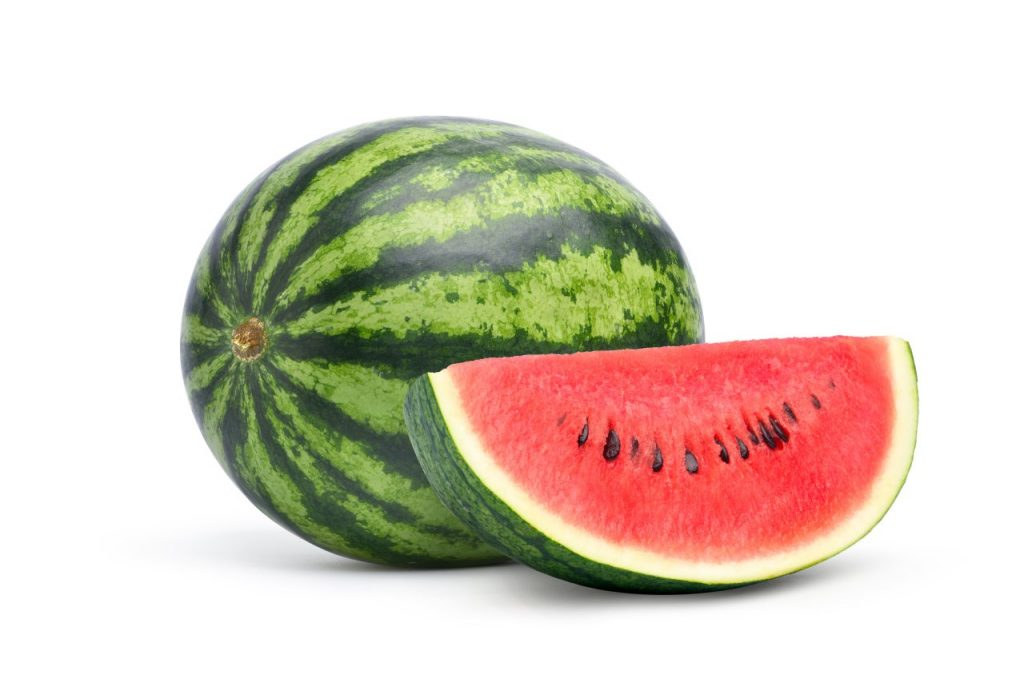
#> input picture IMG/S.jpg, 1024 x 683 px, found by its file name
$ jupyter execute 'UAS_Pengolahan citra.ipynb'
#> lines starting #> are read from the running program, lines starting #| are printed output that depends on the picture
[cell 1]
import numpy as np
import matplotlib.pyplot as plt
import cv2
image = cv2.imread('S.jpg')
#> image is the input picture: shape (683, 1024, 3); mean B, G, R 195.1, 208.2, 219.4
image = cv2.cvtColor(image, cv2.COLOR_BGR2RGB)
plt.figure(figsize=(12, 6))
plt.subplot(1, 2, 1)
plt.imshow(image)
plt.title('Gambar Asli')
plt.axis('off')
pixel_vals = image.reshape((-1, 3))
pixel_vals = np.float32(pixel_vals)
criteria = (cv2.TERM_CRITERIA_EPS + cv2.TERM_CRITERIA_MAX_ITER, 100, 0.85)
k = 3
retval, labels, centers = cv2.kmeans(pixel_vals, k, None, criteria, 10, cv2.KMEANS_RANDOM_CENTERS)
#> retval = 1.14e+09; centers = [[254.3, 254, 252.4], [215, 134.3, 107], [85.23, 107.2, 63.36]]
centers = np.uint8(centers)
#> centers = [[254, 254, 252], [215, 134, 106], [85, 107, 63]]
segmented_data = centers[labels.flatten()]
segmented_image = segmented_data.reshape((image.shape))
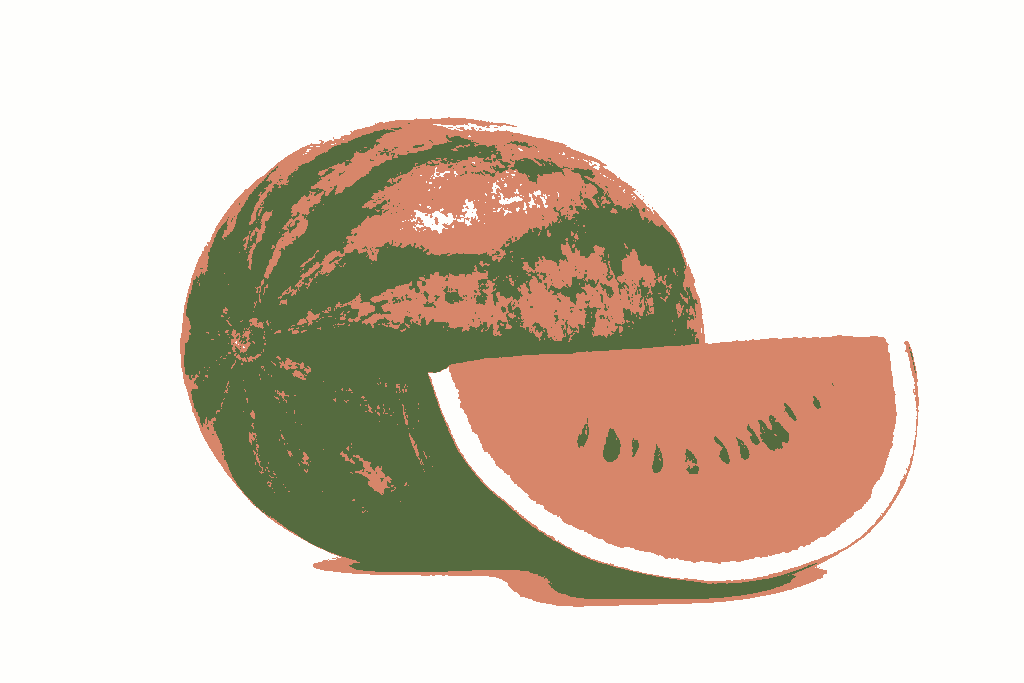
#> segmented_image: shape (683, 1024, 3); mean R, G, B 219.7, 208.6, 195.1
plt.subplot(1, 2, 2)
plt.imshow(segmented_image)
plt.title('Gambar Tersegmentasi (K=3)')
plt.axis('off')
plt.tight_layout()
plt.show()
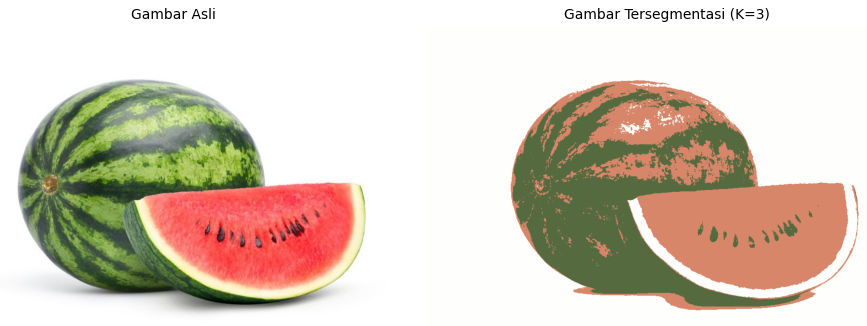
#> figure drawn by matplotlib, 2 panels

$ run again, with IMG/Hasil S.JPG copied over IMG/S.jpg
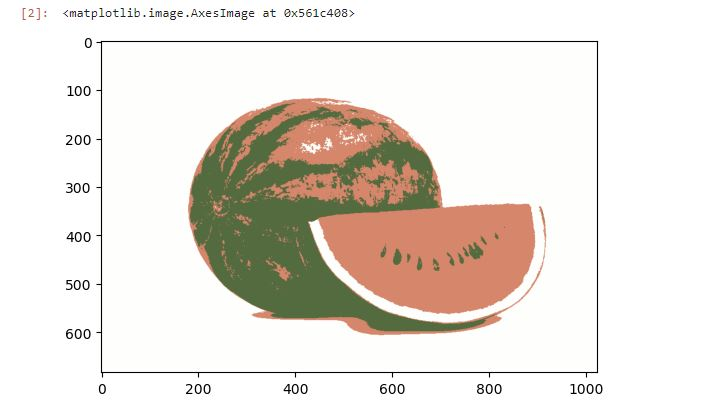
#> input picture IMG/Hasil S.JPG, 718 x 416 px, found by its file name
#> image is the input picture: shape (416, 718, 3); mean B, G, R 219.1, 226.3, 232.2
#> `retval, labels, centers = cv2.kmeans(pixel_vals, k, None, criteria, 10..`: retval = 90723927.8; centers = [[254.7, 254.5, 253.2], [205.1, 136.8, 110.6], [84.37, 97.41, 59.69]]
#> `centers = np.uint8(centers)`: centers = [[254, 254, 253], [205, 136, 110], [84, 97, 59]]
#> `segmented_image = segmented_data.reshape((image.shape))`:
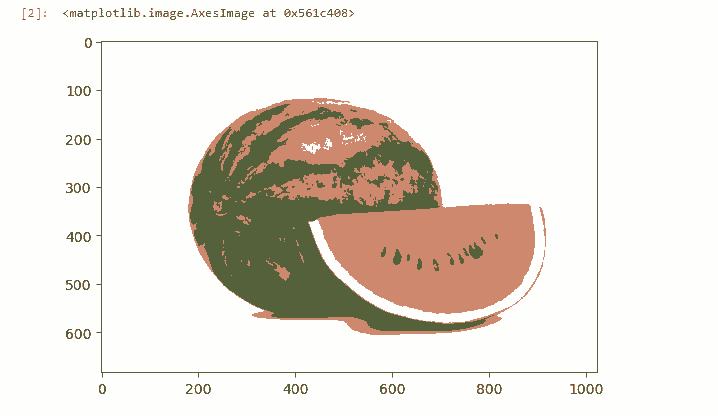
#> segmented_image: shape (416, 718, 3); mean R, G, B 232.1, 226.3, 219.1
#> `plt.show()`:
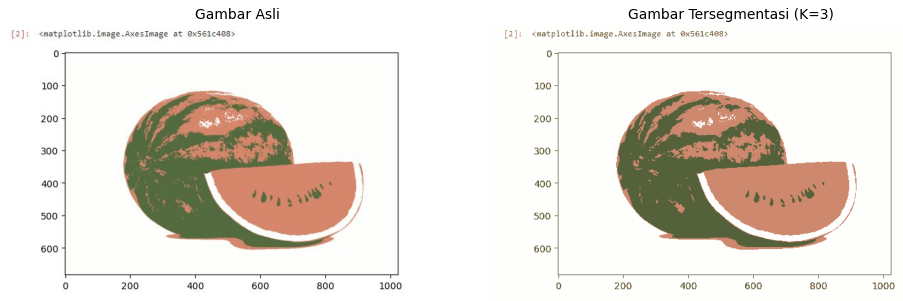
#> figure drawn by matplotlib, 2 panels
